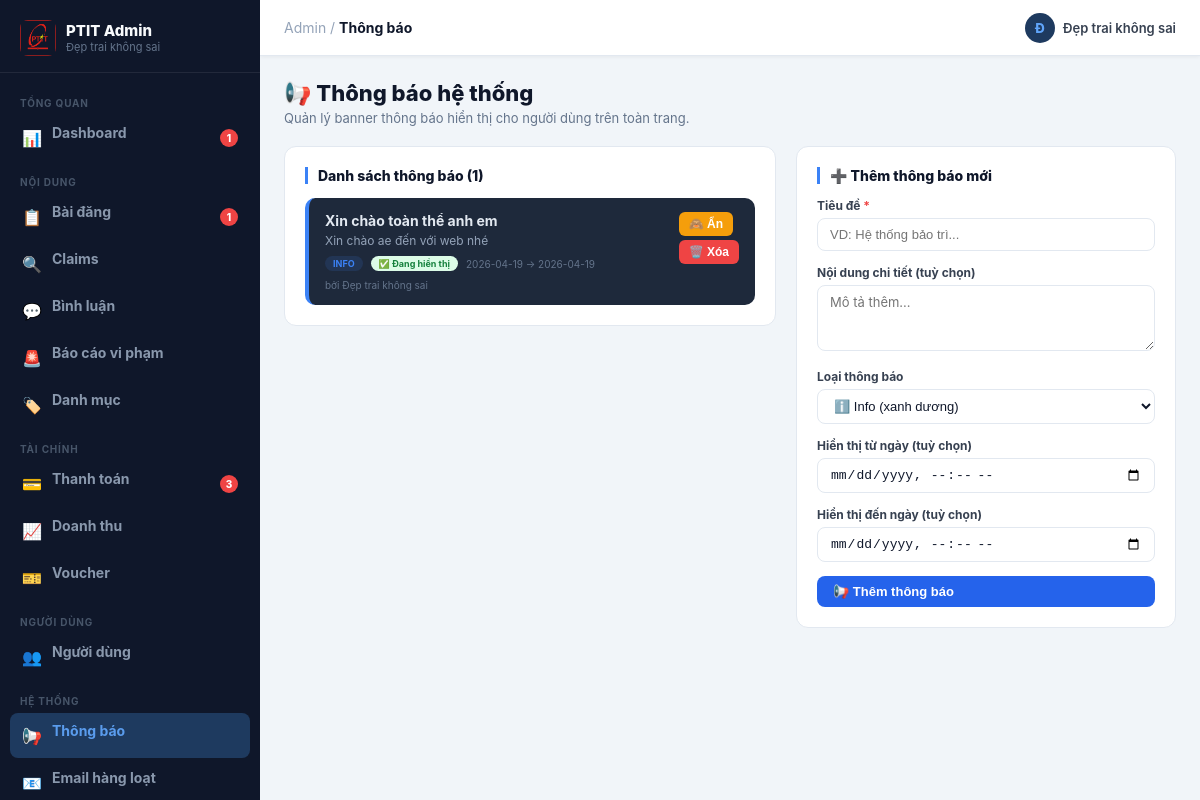
Page /admin/announcements (signed in) on the committed database.
### tables this page shows
CREATE TABLE users (
        id INTEGER PRIMARY KEY AUTOINCREMENT,
        full_name TEXT NOT NULL,
        username TEXT NOT NULL UNIQUE,
        password TEXT NOT NULL,
        role TEXT NOT NULL DEFAULT 'user',
        created_at TEXT NOT NULL
    , is_locked INTEGER NOT NULL DEFAULT 0, email TEXT, force_password_change INTEGER DEFAULT 0, email_verified INTEGER DEFAULT 0, email_token TEXT, avatar TEXT, bio TEXT);

CREATE TABLE announcements (
        id INTEGER PRIMARY KEY AUTOINCREMENT,
        title TEXT NOT NULL,
        content TEXT,
        type TEXT DEFAULT 'info',
        show_from TEXT,
        show_until TEXT,
        is_active INTEGER DEFAULT 1,
        created_at TEXT NOT NULL,
        created_by INTEGER
    );

### app_legacy.py (the view)
@app.route("/admin/announcements")
@login_required
@admin_required
def admin_announcements():
    conn = connect_db()
    anns = conn.execute("""
        SELECT a.*, u.full_name FROM announcements a
        LEFT JOIN users u ON a.created_by=u.id
        ORDER BY a.id DESC
    """).fetchall()
    conn.close()
    return render_template("admin_announcements.html", announcements=anns)

### app_legacy.py (called while the page is built)
def connect_db():
    conn = sqlite3.connect(DB_PATH)
    conn.row_factory = sqlite3.Row
    conn.create_function("norm_vn", 1, normalize_vn)
    return conn

def login_required(view_func):
    @wraps(view_func)
    def wrapper(*args, **kwargs):
        if "user_id" not in session:
            flash("Bạn cần đăng nhập để sử dụng chức năng này.", "warning")
            return redirect(url_for("login"))
        return view_func(*args, **kwargs)
    return wrapper

def admin_required(view_func):
    @wraps(view_func)
    def wrapper(*args, **kwargs):
        if session.get("role") != "admin":
            flash("Bạn không có quyền truy cập trang quản trị.", "danger")
            return redirect(url_for("home"))
        return view_func(*args, **kwargs)
    return wrapper

    @app.context_processor
    def _inject_csrf():
        return {"csrf_token": generate_csrf}

### templates/admin_announcements.html (shortened to what this page needs)
{% extends "base_admin.html" %}
{% block admin_title %}Thông báo{% endblock %}
{% block admin_content %}
<div class="adm-page-head">
    <h1>📢 Thông báo hệ thống</h1>
    <p>Quản lý banner thông báo hiển thị cho người dùng trên toàn trang.</p>
</div>
<div style="display:grid;grid-template-columns:1fr 380px;gap:20px;align-items:start;">
<div class="adm-card">
    <div class="adm-card-title">Danh sách thông báo ({{ announcements|length }})</div>
    {% if announcements %}
    <div style="display:flex;flex-direction:column;gap:12px;">
        {% for ann in announcements %}
        {% set colors = {'info':'#3b82f6','warning':'#f59e0b','danger':'#ef4444','success':'#16a34a'} %}
        {% set color = colors.get(ann['type'], '#3b82f6') %}
        <div style="background:#1e293b;border-radius:10px;padding:14px 16px;border-left:4px solid {{ color }};">
            <div style="display:flex;align-items:flex-start;justify-content:space-between;gap:10px;">
                <div style="flex:1;">
                    <div style="font-weight:700;font-size:14px;color:#e2e8f0;">{{ ann["title"] }}</div>
                    {% if ann["content"] %}
                    <div style="font-size:12px;color:#94a3b8;margin-top:4px;">{{ ann["content"][:120] }}{% if ann["content"]|length > 120 %}…{% endif %}</div>
                    {% endif %}
                    <div style="display:flex;gap:8px;margin-top:8px;flex-wrap:wrap;align-items:center;">
                        <span class="adm-badge" style="background:{{ color }}22;color:{{ color }};font-size:9px;">{{ ann["type"]|upper }}</span>
                        {% if ann["is_active"] %}
                        <span class="adm-badge adm-badge-active" style="font-size:9px;">✅ Đang hiển thị</span>
                        {% else %}
                        <span class="adm-badge adm-badge-hidden" style="font-size:9px;">🙈 Đã ẩn</span>
                        {% endif %}
                        {% if ann["show_from"] or ann["show_until"] %}
                        <span style="font-size:10px;color:#64748b;">
                            {{ ann["show_from"][:10] if ann["show_from"] else "—" }} →
                            {{ ann["show_until"][:10] if ann["show_until"] else "—" }}
                        </span>
                        {% endif %}
                        <span style="font-size:10px;color:#64748b;">bởi {{ ann["full_name"] or "?" }}</span>
                    </div>
                </div>
                <div style="display:flex;flex-direction:column;gap:4px;flex-shrink:0;">
                    <form method="POST" action="{{ url_for('admin_announcement_toggle', ann_id=ann['id']) }}">
                        <button type="submit" class="adm-btn adm-btn-sm {{ 'adm-btn-warning' if ann['is_active'] else 'adm-btn-success' }}" style="white-space:nowrap;">
                            {{ '🙈 Ẩn' if ann['is_active'] else '👁 Hiện' }}
                        </button>
                    </form>
                    <form method="POST" action="{{ url_for('admin_announcement_delete', ann_id=ann['id']) }}">
                        <button type="button" class="adm-btn adm-btn-sm adm-btn-danger"
                            onclick="admConfirm('Xóa thông báo này?', this.closest('form'), {danger:true,icon:'🗑️',okLabel:'Xóa'})">🗑️ Xóa</button>
                    </form>
                </div>
            </div>
        </div>
        {% endfor %}
    </div>
    {% else %}
    <div style="text-align:center;padding:40px;color:#94a3b8;">Chưa có thông báo nào.</div>
    {% endif %}
</div>
<div class="adm-card">
    <div class="adm-card-title">➕ Thêm thông báo mới</div>
    <form method="POST" action="{{ url_for('admin_announcement_add') }}">
        <div class="adm-form-group">
            <label class="adm-form-label">Tiêu đề <span style="color:#ef4444;">*</span></label>
            <input type="text" name="title" class="adm-form-input" placeholder="VD: Hệ thống bảo trì..." required>
        </div>
        <div class="adm-form-group">
            <label class="adm-form-label">Nội dung chi tiết (tuỳ chọn)</label>
            <textarea name="content" class="adm-form-input" rows="3" placeholder="Mô tả thêm..." style="resize:vertical;font-family:inherit;"></textarea>
        </div>
        <div class="adm-form-group">
            <label class="adm-form-label">Loại thông báo</label>
            <select name="type" class="adm-form-input">
                <option value="info">ℹ️ Info (xanh dương)</option>
            </select>
        </div>
        <div class="adm-form-group">
            <label class="adm-form-label">Hiển thị từ ngày (tuỳ chọn)</label>
            <input type="datetime-local" name="show_from" class="adm-form-input">
        </div>
        <div class="adm-form-group">
            <label class="adm-form-label">Hiển thị đến ngày (tuỳ chọn)</label>
            <input type="datetime-local" name="show_until" class="adm-form-input">
        </div>
        <button type="submit" class="adm-btn adm-btn-primary" style="width:100%;">📢 Thêm thông báo</button>
    </form>
</div>
</div>
{% endblock %}

### templates/base_admin.html (shortened to what this page needs)
<!DOCTYPE html>
<html lang="vi">
<head>
    <link rel="stylesheet" href="{{ url_for('static', filename='css/style.css') }}">
</head>
<body class="admin-body">
<div class="adm-layout">
    <aside class="adm-sidebar" id="adminSidebar">
        <div class="adm-sidebar-logo">
            <img src="{{ url_for('static', filename='images/logo.png') }}" alt="Logo">
            <div>
                <div class="adm-sidebar-logo-text">PTIT Admin</div>
                <div class="adm-sidebar-logo-sub">{{ session.get('full_name','Admin') }}</div>
            </div>
        </div>
        <nav class="adm-nav">
            <div class="adm-nav-section">Tổng quan</div>
            <a href="{{ url_for('admin_dashboard') }}" class="adm-nav-item {% if request.endpoint == 'admin_dashboard' %}active{% endif %}">
                <span class="icon">📊</span><span class="label">Dashboard</span>
                {% if admin_pending_posts > 0 %}
                <span class="adm-nav-badge">{{ admin_pending_posts }}</span>
                {% endif %}
            </a>
            <div class="adm-nav-section">Nội dung</div>
            <a href="{{ url_for('admin_posts') }}" class="adm-nav-item {% if request.endpoint in ('admin_posts',) %}active{% endif %}">
                <span class="icon">📋</span><span class="label">Bài đăng</span>
                {% if admin_pending_posts > 0 %}
                <span class="adm-nav-badge">{{ admin_pending_posts }}</span>
                {% endif %}
            </a>
            <a href="{{ url_for('admin_claims') }}" class="adm-nav-item {% if request.endpoint == 'admin_claims' %}active{% endif %}">
                <span class="icon">🔍</span><span class="label">Claims</span>
            </a>
            <a href="{{ url_for('admin_comments_list') }}" class="adm-nav-item {% if request.endpoint == 'admin_comments_list' %}active{% endif %}">
                <span class="icon">💬</span><span class="label">Bình luận</span>
            </a>
            <a href="{{ url_for('admin_reports') }}" class="adm-nav-item {% if request.endpoint == 'admin_reports' %}active{% endif %}">
                <span class="icon">🚨</span>
                <span class="label">Báo cáo vi phạm</span>
            </a>
            <a href="{{ url_for('admin_categories') }}" class="adm-nav-item {% if request.endpoint in ('admin_categories',) %}active{% endif %}">
                <span class="icon">🏷️</span><span class="label">Danh mục</span>
            </a>
            <div class="adm-nav-section">Tài chính</div>
            <a href="{{ url_for('admin_payments') }}" class="adm-nav-item {% if request.endpoint == 'admin_payments' %}active{% endif %}">
                <span class="icon">💳</span><span class="label">Thanh toán</span>
                {% if admin_pending_payments > 0 %}
                <span class="adm-nav-badge">{{ admin_pending_payments }}</span>
                {% endif %}
            </a>
            <a href="{{ url_for('admin_revenue') }}" class="adm-nav-item {% if request.endpoint == 'admin_revenue' %}active{% endif %}">
                <span class="icon">📈</span><span class="label">Doanh thu</span>
            </a>
            <a href="{{ url_for('admin_vouchers') }}" class="adm-nav-item {% if request.endpoint == 'admin_vouchers' %}active{% endif %}">
                <span class="icon">🎫</span><span class="label">Voucher</span>
            </a>
            <div class="adm-nav-section">Người dùng</div>
            <a href="{{ url_for('admin_users') }}" class="adm-nav-item {% if request.endpoint in ('admin_users','admin_user_profile') %}active{% endif %}">
                <span class="icon">👥</span><span class="label">Người dùng</span>
            </a>
            <div class="adm-nav-section">Hệ thống</div>
            <a href="{{ url_for('admin_announcements') }}" class="adm-nav-item {% if request.endpoint == 'admin_announcements' %}active{% endif %}">
                <span class="icon">📢</span><span class="label">Thông báo</span>
            </a>
            <a href="{{ url_for('admin_bulk_email') }}" class="adm-nav-item {% if request.endpoint == 'admin_bulk_email' %}active{% endif %}">
                <span class="icon">📧</span><span class="label">Email hàng loạt</span>
            </a>
        </nav>
    </aside>
    <div class="adm-main">
        <div class="adm-topbar">
            <div class="adm-topbar-breadcrumb">
                <span style="color:#94a3b8;">Admin</span>
                {% block admin_breadcrumb %}<span style="color:#94a3b8;"> / </span><strong>{{ self.admin_title() }}</strong>{% endblock %}
            </div>
            <div class="adm-topbar-actions">
                <div class="adm-topbar-user">
                    <div class="adm-topbar-avatar">{{ (session.get('full_name','A') or 'A')[0]|upper }}</div>
                    <span style="font-weight:600;">{{ session.get('full_name') }}</span>
                </div>
            </div>
        </div>
        <div class="adm-content">
            {% block admin_content %}{% endblock %}
        </div>
    </div>
</div>
</body>
</html>

### static/css/style.css (style rules this page uses)
* { margin: 0; padding: 0; box-sizing: border-box; }
body { font-family: "Segoe UI", Tahoma, Geneva, Verdana, sans-serif; background: #f3f6fb; color: #1f2937; }
a { text-decoration: none; color: inherit; }
.label { font-size: 14px; opacity: 0.92; margin-bottom: 10px; font-weight: 700; }
html { scroll-behavior: smooth; }

### templates/base_admin.html (style rules this page uses)
*, *::before, *::after { box-sizing: border-box; margin: 0; padding: 0; }
body.admin-body { background: #f1f5f9; font-family: -apple-system, BlinkMacSystemFont, 'Segoe UI', sans-serif; }
.adm-layout { display: flex; min-height: 100vh; }
.adm-sidebar { width: 260px; flex-shrink: 0; background: #0f172a; display: flex; flex-direction: column; position: fixed; top: 0; left: 0; bottom: 0; z-index: 1000; overflow-y: auto; transition: transform .25s ease; }
.adm-sidebar-logo { padding: 20px 20px 16px; border-bottom: 1px solid rgba(255,255,255,.08); display: flex; align-items: center; gap: 10px; }
.adm-sidebar-logo img { width: 36px; height: 36px; border-radius: 8px; object-fit: cover; }
.adm-sidebar-logo-text { color: #f8fafc; font-weight: 800; font-size: 15px; line-height: 1.2; }
.adm-sidebar-logo-sub { color: #64748b; font-size: 11px; }
.adm-nav { padding: 10px 10px 20px; flex: 1; }
.adm-nav-section { font-size: 10px; font-weight: 700; color: #475569; text-transform: uppercase; letter-spacing: .8px; padding: 14px 10px 6px; }
.adm-nav-item { display: flex; align-items: center; gap: 10px; padding: 9px 12px; border-radius: 8px; text-decoration: none; color: #94a3b8; font-size: 13px; font-weight: 600; transition: all .15s; margin-bottom: 2px; position: relative; }
.adm-nav-item.active { background: #1e3a5f; color: #60a5fa; }
.adm-nav-item .icon { font-size: 16px; width: 20px; text-align: center; flex-shrink: 0; }
.adm-nav-item .label { flex: 1; }
.adm-nav-badge { background: #ef4444; color: #fff; border-radius: 999px; font-size: 10px; font-weight: 800; min-width: 18px; height: 18px; display: inline-flex; align-items: center; justify-content: center; padding: 0 4px; }
.adm-main { margin-left: 260px; flex: 1; display: flex; flex-direction: column; min-height: 100vh; }
.adm-topbar { position: sticky; top: 0; z-index: 100; background: #fff; border-bottom: 1px solid #e2e8f0; padding: 0 24px; height: 56px; display: flex; align-items: center; gap: 12px; box-shadow: 0 1px 4px rgba(0,0,0,.06); }
.adm-topbar-breadcrumb { font-size: 14px; color: #64748b; flex: 1; }
.adm-topbar-breadcrumb strong { color: #0f172a; }
.adm-topbar-actions { display: flex; align-items: center; gap: 10px; }
.adm-topbar-user { display: flex; align-items: center; gap: 8px; font-size: 13px; color: #374151; }
.adm-topbar-avatar { width: 30px; height: 30px; border-radius: 50%; background: #1e3a5f; color: #60a5fa; font-weight: 800; font-size: 13px; display: flex; align-items: center; justify-content: center; flex-shrink: 0; }
.adm-content { padding: 24px; flex: 1; }
.adm-page-head { margin-bottom: 20px; }
.adm-page-head h1 { font-size: 22px; font-weight: 800; color: #0f172a; }
.adm-page-head p { font-size: 13px; color: #64748b; margin-top: 4px; }
.adm-card { background: #fff; border-radius: 12px; border: 1px solid #e2e8f0; padding: 20px; margin-bottom: 20px; }
.adm-card-title { font-size: 14px; font-weight: 800; color: #0f172a; margin-bottom: 14px; border-left: 3px solid #3b82f6; padding-left: 10px; }
.adm-btn { display: inline-flex; align-items: center; gap: 6px; padding: 8px 16px; border-radius: 8px; font-size: 13px; font-weight: 700; text-decoration: none; border: none; cursor: pointer; transition: all .15s; }
.adm-btn-sm { padding: 5px 10px; font-size: 12px; border-radius: 6px; }
.adm-btn-primary { background: #2563eb; color: #fff; }
.adm-btn-danger { background: #ef4444; color: #fff; }
.adm-btn-warning { background: #f59e0b; color: #fff; }
.adm-badge { display: inline-block; padding: 2px 8px; border-radius: 999px; font-size: 11px; font-weight: 700; }
.adm-badge-active { background: #dcfce7; color: #15803d; }
.adm-form-group { margin-bottom: 14px; }
.adm-form-label { display: block; font-size: 12px; font-weight: 700; color: #374151; margin-bottom: 5px; }
.adm-form-input { width: 100%; padding: 8px 12px; border: 1.5px solid #e2e8f0; border-radius: 8px; font-size: 13px; color: #0f172a; background: #fff; transition: border-color .15s; }

### rows in the picture
users: get "Đẹp trai không sai"
announcements: title "Xin chào toàn thể anh em", content "Xin chào ae đến với web nhé", type "INFO", shows "✅ Đang hiển thị", show_from "2026-04-19", show_until "2026-04-19", full_name "Đẹp trai không sai", is_active "🙈 Ẩn"

### other values in the picture
{{ admin_pending_posts }} "1"
{{ admin_pending_payments }} "3"
{{ (session.get('full_name','A') or 'A')[0]|upper }} "Đ"
{{ announcements|length }} "1"
